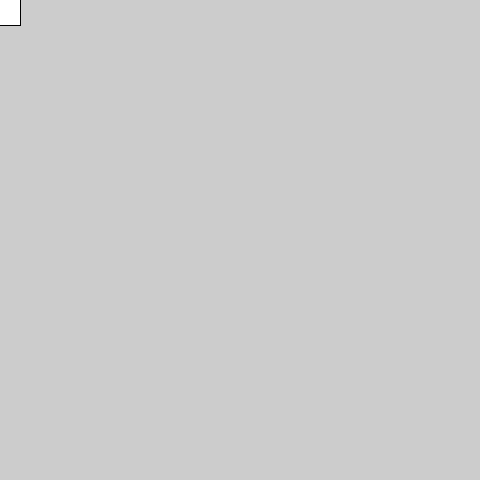
Frame 1 (no input)
Frame 60 (the mouse pressed at the canvas centre just before this capture): identical to frame 1, image omitted
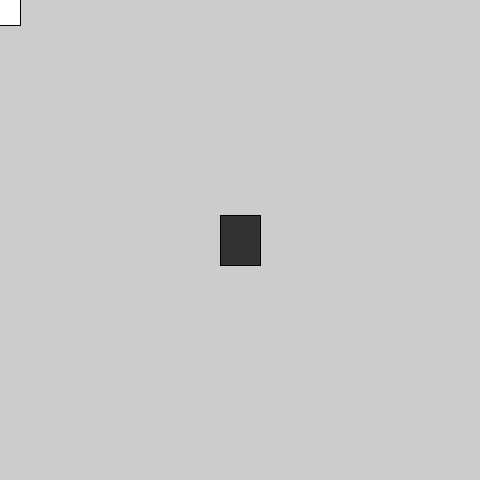
Frame 120 (the mouse held since frame 60 and released just before this capture)

The Processing sketch that drew these frames (run headless with seeded random() and noise(); from frame 60 on, the mouse is pressed at the canvas centre):

// Processing sketch: processing_38704
// ── processing_38704.pde

void setup() {
  size(480, 480);
  smooth();
}
void draw() {
  if (mousePressed) {
    fill(50);
  } else {
    fill(255);
  }
  rectMode (CENTER);
  rect(mouseX, mouseY, 40, 50);
}
